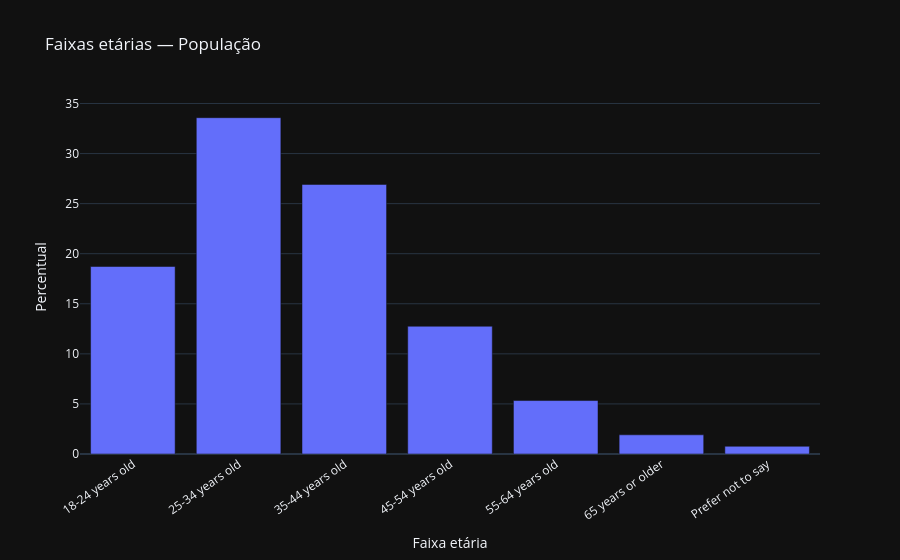
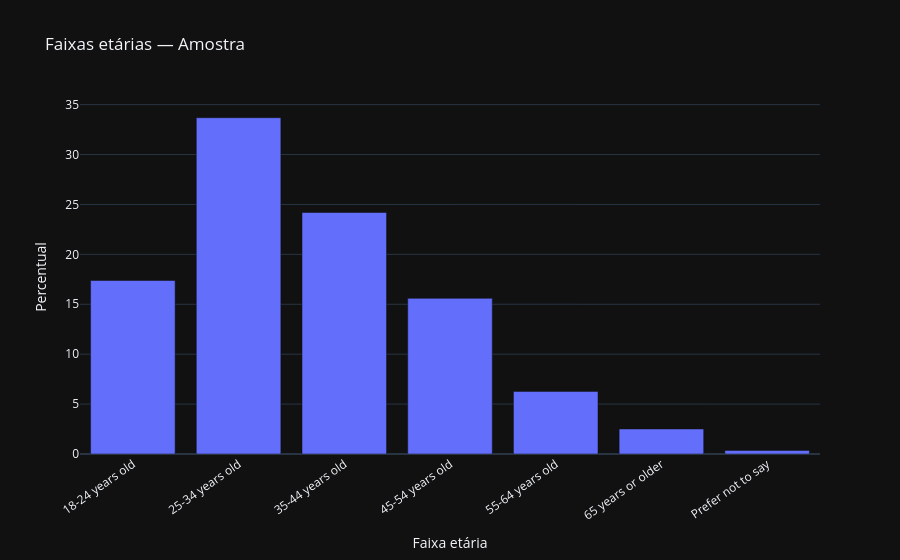

Here is the notebook cell these charts were saved with, in order:
### Code cell
import plotly.express as px

ordem_idades = [
    "Under 18 years old",
    "18-24 years old",
    "25-34 years old",
    "35-44 years old",
    "45-54 years old",
    "55-64 years old",
    "65 years or older",
    "Prefer not to say"
]

def grafico_idades(base, titulo):
    dados = (
        base["Age"]
        .value_counts(normalize=True)
        .mul(100)
        .rename_axis("Faixa etária")
        .reset_index(name="Percentual")
    )

    fig = px.bar(
        dados,
        x="Faixa etária",
        y="Percentual",
        category_orders={"Faixa etária": ordem_idades},
        title=titulo,
        template="plotly_dark"
    )

    fig.update_layout(xaxis_tickangle=-35)
    fig.show()

grafico_idades(df, "Faixas etárias — População")
grafico_idades(amostra_ajustada, "Faixas etárias — Amostra")

### Figure 1 — Plotly figure (JSON) as saved in the notebook; plotly's stock layout.template omitted (floating-point values rounded to 4 significant figures)
{"data": [{"hovertemplate": "Faixa etária=%{x}<br>Percentual=%{y}<extra></extra>", "legendgroup": "", "marker": {"color": "#636efa", "pattern": {"shape": ""}}, "name": "", "orientation": "v", "showlegend": false, "textposition": "auto", "type": "bar", "x": ["25-34 years old", "35-44 years old", "18-24 years old", "45-54 years old", "55-64 years old", "65 years or older", "Prefer not to say"], "xaxis": "x", "y": [33.58, 26.92, 18.72, 12.76, 5.338, 1.915, 0.7684], "yaxis": "y"}], "layout": {"barmode": "relative", "legend": {"tracegroupgap": 0}, "title": {"text": "Faixas etárias — População"}, "xaxis": {"anchor": "y", "categoryarray": ["Under 18 years old", "18-24 years old", "25-34 years old", "35-44 years old", "45-54 years old", "55-64 years old", "65 years or older", "Prefer not to say"], "categoryorder": "array", "domain": [0, 1], "tickangle": -35, "title": {"text": "Faixa etária"}}, "yaxis": {"anchor": "x", "domain": [0, 1], "title": {"text": "Percentual"}}}}

### Figure 2 — Plotly figure (JSON) as saved in the notebook; plotly's stock layout.template omitted (floating-point values rounded to 4 significant figures)
{"data": [{"hovertemplate": "Faixa etária=%{x}<br>Percentual=%{y}<extra></extra>", "legendgroup": "", "marker": {"color": "#636efa", "pattern": {"shape": ""}}, "name": "", "orientation": "v", "showlegend": false, "textposition": "auto", "type": "bar", "x": ["25-34 years old", "35-44 years old", "18-24 years old", "45-54 years old", "55-64 years old", "65 years or older", "Prefer not to say"], "xaxis": "x", "y": [33.69, 24.19, 17.38, 15.59, 6.272, 2.509, 0.3584], "yaxis": "y"}], "layout": {"barmode": "relative", "legend": {"tracegroupgap": 0}, "title": {"text": "Faixas etárias — Amostra"}, "xaxis": {"anchor": "y", "categoryarray": ["Under 18 years old", "18-24 years old", "25-34 years old", "35-44 years old", "45-54 years old", "55-64 years old", "65 years or older", "Prefer not to say"], "categoryorder": "array", "domain": [0, 1], "tickangle": -35, "title": {"text": "Faixa etária"}}, "yaxis": {"anchor": "x", "domain": [0, 1], "title": {"text": "Percentual"}}}}
